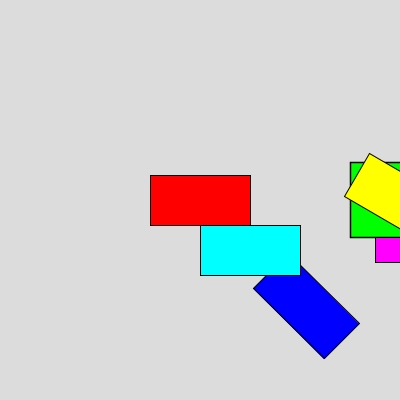
Frame 1 (no input)
Frame 2 (the mouse pressed at the canvas centre, redrawn once): identical to frame 1, image omitted

The Processing sketch that drew this single still picture (run headless with seeded random() and noise(); the mouse was pressed at the canvas centre and the sketch redrawn once):

// Processing sketch: Ariza_David_HandsOnUsingTransformations
// ── Ariza_David_HandsOnUsingTransformations.pde
void setup() {
  size(400, 400); // Set the size of the canvas
  rectMode(CENTER); // Draw rectangles from their center
  noLoop(); // Prevent continuous drawing
}

void draw() {
  background(220);
  
  // Step 1: Translate sketch's origin to the center of the screen
  translate(width / 2, height / 2);
  
  // Step 2: Draw a rectangle at the center of the screen
  fill(255, 0, 0);
  rect(0, 0, 100, 50);

  // Step 3: Draw another rectangle after scaling then translating
  pushMatrix();        // Save the current transformation state
  scale(1.5);          // Scale the canvas by 1.5
  translate(150, 0);   // Translate after scaling
  fill(0, 255, 0);
  rect(0, 0, 100, 50); // Draw the second rectangle
  popMatrix();         // Restore the previous transformation state

  // Step 4: Draw another rectangle after rotating then translating
  pushMatrix();        // Save the current transformation state
  rotate(PI / 4);      // Rotate by 45 degrees (PI/4 radians)
  translate(150, 0);   // Translate after rotating
  fill(0, 0, 255);
  rect(0, 0, 100, 50); // Draw the third rectangle
  popMatrix();         // Restore the previous transformation state

  // Step 5: Draw another rectangle after translating then rotating
  pushMatrix();        // Save the current transformation state
  translate(200, 0);   // Translate first
  rotate(PI / 6);      // Rotate by 30 degrees (PI/6 radians)
  fill(255, 255, 0);
  rect(0, 0, 100, 50); // Draw the fourth rectangle
  popMatrix();         // Restore the previous transformation state

  // Step 6: Create a hierarchy where one object moves relative to another
  pushMatrix();        // Save the current transformation state
  translate(50, 50);   // Parent object translation
  fill(0, 255, 255);
  rect(0, 0, 100, 50); // Draw the parent rectangle

  // Child object relative to the parent
  translate(150, 0);   // Translate relative to the parent
  fill(255, 0, 255);
  rect(0, 0, 50, 25);  // Draw the child rectangle
  popMatrix();         // Restore the previous transformation state
}
